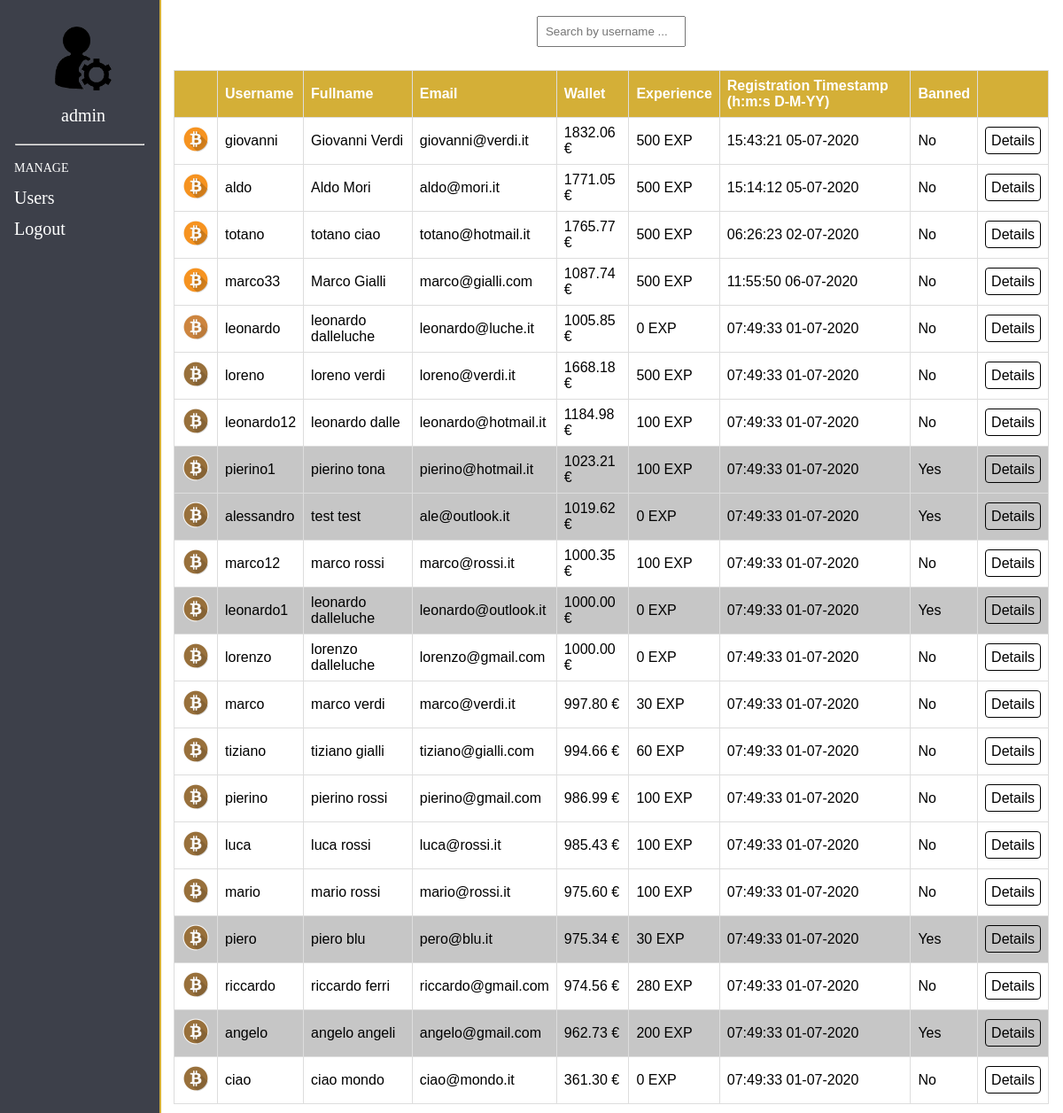
Page /php/admin.php (signed in) on the committed database.
### tables this page shows
CREATE TABLE `user` (
  `id` int(11) NOT NULL AUTO_INCREMENT,
  `_idrank` int(11) NOT NULL DEFAULT '1',
  `username` varchar(100) NOT NULL DEFAULT '',
  `password` varchar(255) NOT NULL DEFAULT '',
  `email` varchar(100) NOT NULL DEFAULT '',
  `name` varchar(100) NOT NULL DEFAULT '',
  `surname` varchar(100) NOT NULL DEFAULT '',
  `wallet` decimal(11,2) NOT NULL DEFAULT '1000.00',
  `experience` int(11) NOT NULL DEFAULT '0',
  `role` varchar(50) NOT NULL DEFAULT 'user',
  `banned` tinyint(4) NOT NULL DEFAULT '0',
  `timestamp` timestamp NOT NULL DEFAULT CURRENT_TIMESTAMP,
  PRIMARY KEY (`id`),
  UNIQUE KEY `email_UNIQUE` (`email`),
  UNIQUE KEY `username_UNIQUE` (`username`),
  KEY `_idrank` (`_idrank`),
  CONSTRAINT `_idrank` FOREIGN KEY (`_idrank`) REFERENCES `rank` (`id`) ON DELETE NO ACTION ON UPDATE NO ACTION
);

### php/panel/data.php (the view, shortened to what this page needs)
<?php
	$conn = openConnection();
	function showUsers(){
		global $conn;
		$selectUsers = "SELECT *
						FROM user
						WHERE role = 'user'
						ORDER BY _idrank DESC, wallet DESC ";
		$result = $conn->query($selectUsers);
		if(mysqli_num_rows($result) == 0){
			echo "";
		}
		else{
			echo '<div id="cfd-section">
					<table id="cfd-table">
						<thead>
							<th></th>
							<th>Username</th>
							<th>Fullname</th>
							<th>Email</th>
							<th>Wallet</th>
							<th>Experience</th>
							<th>Registration Timestamp (h:m:s D-M-YY)</th>
							<th>Banned</th>
							<th></th>
						</thead>
						<tbody>';
			while($row = $result->fetch_assoc()){
				if($row['_idrank'] == 1){
					$icon = '<img src="./../images/wood.png" width="32" height="32" alt="Wood">';
				}
				else if($row['_idrank'] == 2){
					$icon = '<img src="./../images/bronze.png" width="32" height="32" alt="Bronze">';
				}
				else if($row['_idrank'] == 3){
					$icon = '<img src="./../images/silver.png" width="32" height="32" alt="Silver">';
				}
				else{
					$icon = '<img src="./../images/gold.png" width="32" height="32" alt="Gold">';
				}
				if($row['banned'] == 0){
					$banned = '<tr>';
					$txt = 'No';
				}
				else{
					$banned = '<tr style="background-color:#c6c6c6">';
					$txt = 'Yes';
				}
				echo ''.$banned.'
						<td style="text-align:center;">'.$icon.'</td>
						<td>'.$row['username'].'</td>
						<td>'.$row['name'].' '.$row['surname'].'</td>
						<td>'.$row['email'].'</td>
						<td>'.$row['wallet'].' &euro;</td>
						<td>'.$row['experience'].' EXP</td>
						<td>'.date("H:i:s d-m-Y" , strtotime($row['timestamp'])).'</td>
						<td>'.$txt.'</td>
						<td style="text-align:center;"><a href="./details.php?idUser='.$row['id'].'">Details</a></td>
					</tr>';
			}
			echo '</tbody>
				 </table>
				</div>';
		}
	}
?>

### php/admin.php (shortened to what this page needs)
<!DOCTYPE html>
<html lang="en">
	<head>
		<link rel="stylesheet" href="./../css/panel.css" type="text/css" media="screen">
	</head>
	<body>
		<?php
			include "./panel/adminMenu.php";
		?>
		<div id="container">
			<div style="display:block; text-align:center;" id="search-bar">
				<input type="text" placeholder="Search by username ..." onkeyup="searchUsers(this.value)" />
			</div>
			<?php
				require "./panel/data.php";
				showUsers();
			?>
		</div>
	</body>
</html>

### php/panel/adminMenu.php
<div id="menu">
	<div id="user-info">
		<div>
			<img src="./../images/admin.png" width="64" height="72" alt="Admin">
		</div>
		<div>
			<?php echo $_SESSION['username']; ?>
		</div>
	</div>
	<hr>
	<div id="menu-btns">
		<div class="tag-title">
			<span>Manage</span>
		</div>
		<a href="./admin.php">
			Users
		</a>
		<a href="./logout.php">
			Logout
		</a>
	</div>
</div>

### css/panel.css (style rules this page uses)
#menu { background-color: #3d404a; width: 180px; height: 100%; position: fixed; z-index: 1; top: 0; left: 0; border-right:2px solid #d4af37; overflow-x: hidden; padding-top: 18px; }
#menu a { color: #ffffff; font-size: 20px; text-decoration: none; display: block; padding: 6px 8px 6px 16px; }
#menu hr { width:80%; }
.tag-title { padding: 8px 0 8px 16px; }
.tag-title span { text-transform: uppercase; font-size: 14px; color: #ffffff; }
#user-info { text-align: center; font-size: 20px; color: #fff; padding: 6px 8px 6px 16px; }
#user-info div { padding: 6px 0; }
#container { width: auto; margin-top: 10px; margin-bottom: 10px; margin-left:180px; }
#search-bar { display:flex; padding:8px; }
#search-bar input { padding:8px; width:15%; }
#cfd-section { padding-top:10px; margin:8px; }
#cfd-table { font-family: Arial, sans-serif; border-collapse: collapse; width: 100%; }
#cfd-table th { text-align: left; padding-bottom: 12px; padding-top: 12px; color: #fff; background-color: #d4af37; }
#cfd-table td, #cfd-table th { padding: 8px; border: 1px solid #ddd; }
#cfd-table a { text-decoration:none; border:1px solid #000; border-radius:4px; color:#000; padding:6px; }

### rows in the picture
user: username "giovanni", name "Giovanni", surname "Verdi", email "giovanni@verdi.it", wallet "1832.06", experience "500", timestamp "15:43:21 05-07-2020", banned "No"
user: username "aldo", name "Aldo", surname "Mori", email "aldo@mori.it", wallet "1771.05", experience "500", timestamp "15:14:12 05-07-2020", banned "No"
user: username "totano", name "totano", surname "ciao", email "totano@hotmail.it", wallet "1765.77", experience "500", timestamp "06:26:23 02-07-2020", banned "No"
user: username "marco33", name "Marco", surname "Gialli", email "marco@gialli.com", wallet "1087.74", experience "500", timestamp "11:55:50 06-07-2020", banned "No"
user: username "leonardo", name "leonardo", surname "dalleluche", email "leonardo@luche.it", wallet "1005.85", experience "0", timestamp "07:49:33 01-07-2020", banned "No"
user: username "loreno", name "loreno", surname "verdi", email "loreno@verdi.it", wallet "1668.18", experience "500", timestamp "07:49:33 01-07-2020", banned "No"
user: username "leonardo12", name "leonardo", surname "dalle", email "leonardo@hotmail.it", wallet "1184.98", experience "100", timestamp "07:49:33 01-07-2020", banned "No"
user: username "pierino1", name "pierino", surname "tona", email "pierino@hotmail.it", wallet "1023.21", experience "100", timestamp "07:49:33 01-07-2020", banned "Yes"
user: username "alessandro", name "test", surname "test", email "ale@outlook.it", wallet "1019.62", experience "0", timestamp "07:49:33 01-07-2020", banned "Yes"
user: username "marco12", name "marco", surname "rossi", email "marco@rossi.it", wallet "1000.35", experience "100", timestamp "07:49:33 01-07-2020", banned "No"
user: username "leonardo1", name "leonardo", surname "dalleluche", email "leonardo@outlook.it", wallet "1000.00", experience "0", timestamp "07:49:33 01-07-2020", banned "Yes"
user: username "lorenzo", name "lorenzo", surname "dalleluche", email "lorenzo@gmail.com", wallet "1000.00", experience "0", timestamp "07:49:33 01-07-2020", banned "No"
user: username "marco", name "marco", surname "verdi", email "marco@verdi.it", wallet "997.80", experience "30", timestamp "07:49:33 01-07-2020", banned "No"
user: username "tiziano", name "tiziano", surname "gialli", email "tiziano@gialli.com", wallet "994.66", experience "60", timestamp "07:49:33 01-07-2020", banned "No"
user: username "pierino", name "pierino", surname "rossi", email "pierino@gmail.com", wallet "986.99", experience "100", timestamp "07:49:33 01-07-2020", banned "No"
user: username "luca", name "luca", surname "rossi", email "luca@rossi.it", wallet "985.43", experience "100", timestamp "07:49:33 01-07-2020", banned "No"
user: username "mario", name "mario", surname "rossi", email "mario@rossi.it", wallet "975.60", experience "100", timestamp "07:49:33 01-07-2020", banned "No"
user: username "piero", name "piero", surname "blu", email "pero@blu.it", wallet "975.34", experience "30", timestamp "07:49:33 01-07-2020", banned "Yes"
user: username "riccardo", name "riccardo", surname "ferri", email "riccardo@gmail.com", wallet "974.56", experience "280", timestamp "07:49:33 01-07-2020", banned "No"
user: username "angelo", name "angelo", surname "angeli", email "angelo@gmail.com", wallet "962.73", experience "200", timestamp "07:49:33 01-07-2020", banned "Yes"
user: username "ciao", name "ciao", surname "mondo", email "ciao@mondo.it", wallet "361.30", experience "0", timestamp "07:49:33 01-07-2020", banned "No"

### other values in the picture
$_SESSION['username'] "admin"
